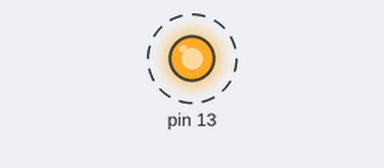
The sketch below on a simulated Arduino Uno, built with avr-gcc and run on an emulated ATmega328P. Parts: output pins drawn as LEDs (lit = HIGH). Dashed ring = blinking.

Above: at 0.16 s.
Timing chart, 0 to 3.0 s (numbered marks = the images above):
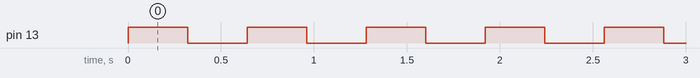

The sketch:

pisca_1.ino
```cpp
// 2022-02-16
void setup() {
  pinMode(13,OUTPUT);
}
void loop() {
  digitalWrite(13,1);
  delay(0500);
  digitalWrite(13,0);
  delay(0500);
}
```

Measured:
- by itself, pin 13: alternates HIGH for 0.32 s and LOW for 0.32 s
